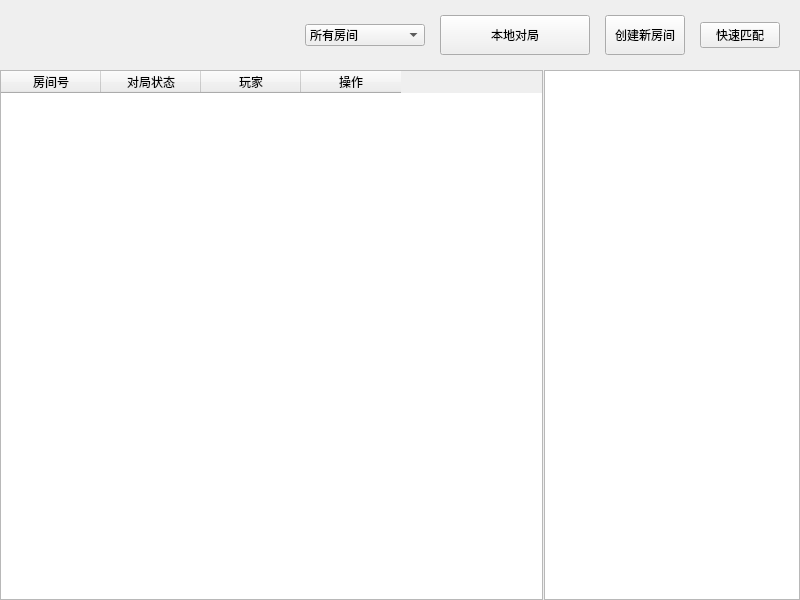
<?xml version="1.0" encoding="UTF-8"?>
<ui version="4.0">
 <class>LobbyWidget</class>
 <widget class="QWidget" name="LobbyWidget">
  <property name="geometry">
   <rect>
    <x>0</x>
    <y>0</y>
    <width>800</width>
    <height>600</height>
   </rect>
  </property>
  <property name="windowTitle">
   <string>五子棋游戏大厅</string>
  </property>
  <property name="styleSheet">
   <string notr="true">file:///E:/Dev/Gomoku-frontend/src/lobbywidget.qss</string>
  </property>
  <layout class="QVBoxLayout" name="verticalLayout">
   <property name="spacing">
    <number>0</number>
   </property>
   <property name="leftMargin">
    <number>0</number>
   </property>
   <property name="topMargin">
    <number>0</number>
   </property>
   <property name="rightMargin">
    <number>0</number>
   </property>
   <property name="bottomMargin">
    <number>0</number>
   </property>
   <item>
    <widget class="QWidget" name="topBarWidget" native="true">
     <layout class="QHBoxLayout" name="horizontalLayout">
      <property name="spacing">
       <number>15</number>
      </property>
      <property name="leftMargin">
       <number>20</number>
      </property>
      <property name="topMargin">
       <number>15</number>
      </property>
      <property name="rightMargin">
       <number>20</number>
      </property>
      <property name="bottomMargin">
       <number>15</number>
      </property>
      <item>
       <spacer name="horizontalSpacer">
        <property name="orientation">
         <enum>Qt::Orientation::Horizontal</enum>
        </property>
        <property name="sizeHint" stdset="0">
         <size>
          <width>40</width>
          <height>20</height>
         </size>
        </property>
       </spacer>
      </item>
      <item>
       <widget class="QComboBox" name="roomFilterComboBox">
        <property name="minimumSize">
         <size>
          <width>120</width>
          <height>0</height>
         </size>
        </property>
        <item>
         <property name="text">
          <string>所有房间</string>
         </property>
        </item>
        <item>
         <property name="text">
          <string>空闲房间</string>
         </property>
        </item>
        <item>
         <property name="text">
          <string>对战中房间</string>
         </property>
        </item>
       </widget>
      </item>
      <item>
       <widget class="QPushButton" name="localGameButton">
        <property name="minimumSize">
         <size>
          <width>150</width>
          <height>40</height>
         </size>
        </property>
        <property name="text">
         <string>本地对局</string>
        </property>
       </widget>
      </item>
      <item>
       <widget class="QPushButton" name="createRoomButton">
        <property name="minimumSize">
         <size>
          <width>0</width>
          <height>40</height>
         </size>
        </property>
        <property name="text">
         <string>创建新房间</string>
        </property>
       </widget>
      </item>
      <item>
       <widget class="QPushButton" name="quickMatchButton">
        <property name="text">
         <string>快速匹配</string>
        </property>
       </widget>
      </item>
     </layout>
    </widget>
   </item>
   <item>
    <widget class="QWidget" name="centerWidget" native="true">
     <layout class="QHBoxLayout" name="horizontalLayout_2">
      <property name="spacing">
       <number>1</number>
      </property>
      <property name="leftMargin">
       <number>0</number>
      </property>
      <property name="topMargin">
       <number>0</number>
      </property>
      <property name="rightMargin">
       <number>0</number>
      </property>
      <property name="bottomMargin">
       <number>0</number>
      </property>
      <item>
       <widget class="QTableWidget" name="roomTableWidget">
        <property name="sizePolicy">
         <sizepolicy hsizetype="Expanding" vsizetype="Expanding">
          <horstretch>1</horstretch>
          <verstretch>0</verstretch>
         </sizepolicy>
        </property>
        <column>
         <property name="text">
          <string>房间号</string>
         </property>
        </column>
        <column>
         <property name="text">
          <string>对局状态</string>
         </property>
        </column>
        <column>
         <property name="text">
          <string>玩家</string>
         </property>
        </column>
        <column>
         <property name="text">
          <string>操作</string>
         </property>
        </column>
       </widget>
      </item>
      <item>
       <widget class="QListWidget" name="playerListWidget">
        <property name="sizePolicy">
         <sizepolicy hsizetype="Fixed" vsizetype="Expanding">
          <horstretch>0</horstretch>
          <verstretch>0</verstretch>
         </sizepolicy>
        </property>
        <property name="minimumSize">
         <size>
          <width>150</width>
          <height>0</height>
         </size>
        </property>
       </widget>
      </item>
     </layout>
    </widget>
   </item>
  </layout>
 </widget>
 <resources/>
 <connections/>
</ui>
